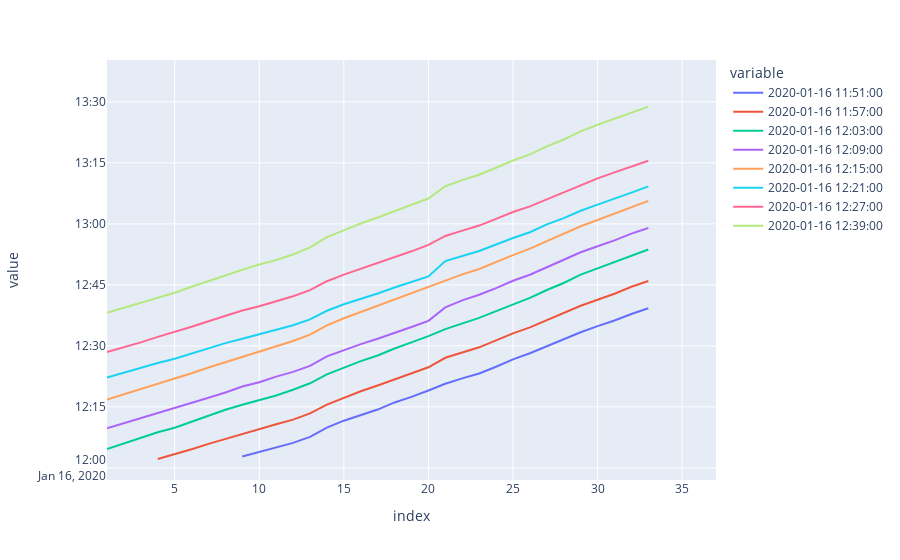

The code cell stored with this chart in its notebook:
### Code cell
afternoon = pd.read_pickle('afternoon.pkl').drop(0, axis=1)
px.line(afternoon.loc['2020-01-16':'2020-01-16 15:00:00', :].transpose())
